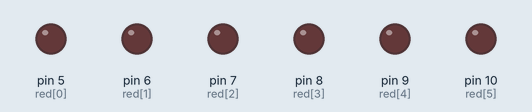
A sketch run on a simulated Arduino Uno, built with avr-gcc and run on an emulated ATmega328P. Parts: output pins drawn as LEDs (lit = HIGH).

Above: at 0.2 s.
At 2.1 s:
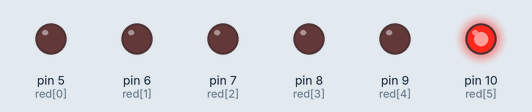
At 3.3 s:
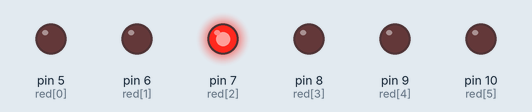
At 5.7 s:
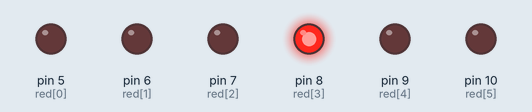
At 8.1 s:
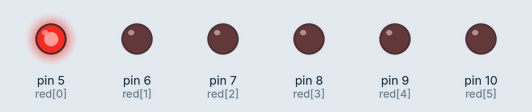
At 11.3 s:
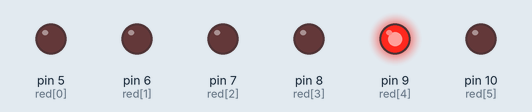
Timing chart, 0 to 11.6 s (numbered marks = the images above):
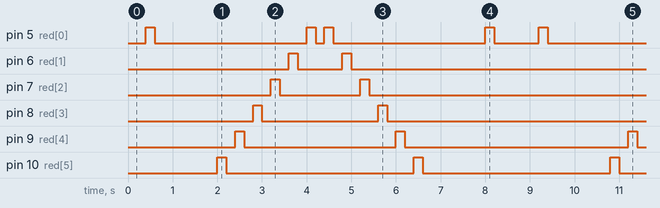

Measured:
- by itself, pin 5 (red[0]): repeats every 8.8 s: LOW 3.4 s, HIGH 0.20 s, LOW 0.20 s, HIGH 0.20 s, LOW 3.4 s, HIGH 0.20 s, LOW 1.0 s, HIGH 0.20 s
- by itself, pin 6 (red[1]): repeats every 8.8 s: LOW 1.0 s, HIGH 0.20 s, LOW 7.4 s, HIGH 0.20 s
- by itself, pin 7 (red[2]): repeats every 8.8 s: LOW 1.8 s, HIGH 0.20 s, LOW 6.6 s, HIGH 0.20 s
- by itself, pin 8 (red[3]): repeats every 8.8 s: LOW 2.6 s, HIGH 0.20 s, LOW 5.8 s, HIGH 0.20 s
- by itself, pin 9 (red[4]): repeats every 8.8 s: LOW 3.4 s, HIGH 0.20 s, LOW 5.0 s, HIGH 0.20 s
- by itself, pin 10 (red[5]): alternates HIGH for 0.20 s and LOW for 4.2 s

The sketch:

linear_blinking.ino
```cpp
int red[] = {5, 6, 7, 8, 9, 10};

const int d = 200;

void setup() {
  // put your setup code here, to run once:
  for (int pin = 5; pin <= 10; pin++) {
    pinMode(pin, OUTPUT);
  }
}

void loop() {
  // put your main code here, to run repeatedly:
  for (int i = 10; i >= 0; i--) {
    digitalWrite(red[i], HIGH);
    delay(d);
    digitalWrite(red[i], LOW);
    delay(d);
  }
  for (int i = 0; i <= 10; i++) {
    digitalWrite(red[i], HIGH);
    delay(d);
    digitalWrite(red[i], LOW);
    delay(d);
  }

}
```
